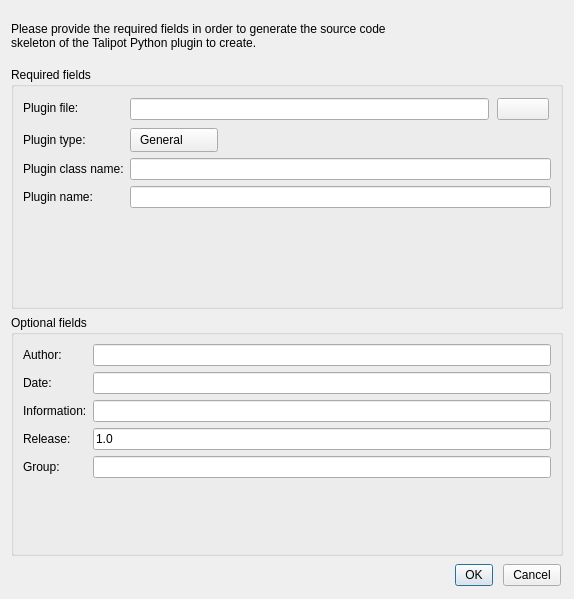
<?xml version="1.0" encoding="UTF-8"?>
<ui version="4.0">
 <class>PythonPluginCreationDialog</class>
 <widget class="QDialog" name="PythonPluginCreationDialog">
  <property name="windowModality">
   <enum>Qt::WindowModal</enum>
  </property>
  <property name="geometry">
   <rect>
    <x>0</x>
    <y>0</y>
    <width>574</width>
    <height>599</height>
   </rect>
  </property>
  <property name="windowTitle">
   <string>Talipot Python plugin creation</string>
  </property>
  <property name="styleSheet">
   <string notr="true">QPushButton, QComboBox {
border-image: url(:/talipot/gui/ui/btn_26.png) 4;
border-width: 4;
padding: 0px 6px;
font-size: 12px;
}
QPushButton::flat {
border-image: none;
border-width: 4;
padding: 0px 6px;
font-size: 12px;
background-color: transparent;
}
QPushButton, QComboBox, QLabel {
color: black;
}
QPushButton:hover, QComboBox:hover {
border-image: url(:/talipot/gui/ui/btn_26_hover.png) 4;
}
QPushButton:disabled, QComboBox::disabled {
color:gray;
}
QPushButton:pressed{
border-image: url(:/talipot/gui/ui/btn_26_pressed.png) 4;
}
QPushButton::menu-indicator{
subcontrol-origin: margin;
subcontrol-position: center right;
right: 4px;
}
QPushButton {
outline: none;
margin: 2
}
QComboBox::down-arrow {
image: url(:/talipot/gui/ui/combobox_arrow.png);
}
QComboBox:drop-down {
subcontrol-origin: padding;
subcontrol-position: top right;
border-left-style: none;
border-top-right-radius: 1px;
border-bottom-right-radius: 1px;
}
#PreferencesDialog {
background-color: white;
border: 0px;
}
QFrame[ section=&quot;true&quot; ] {
border-top: 1px solid #D9D9D9;
padding-top: 20px;
}
QFrame[ subsection = &quot;true&quot; ] {
border-top: 1px solid #D9D9D9;
padding-top: 5px;
background-color: #F4F4F4;
}</string>
  </property>
  <layout class="QVBoxLayout" name="verticalLayout">
   <item>
    <widget class="QLabel" name="label_10">
     <property name="maximumSize">
      <size>
       <width>16777215</width>
       <height>50</height>
      </size>
     </property>
     <property name="text">
      <string>Please provide the required fields in order to generate the source code
skeleton of the Talipot Python plugin to create.</string>
     </property>
    </widget>
   </item>
   <item>
    <widget class="QGroupBox" name="groupBox">
     <property name="title">
      <string>Required fields</string>
     </property>
     <layout class="QFormLayout" name="formLayout_2">
      <property name="fieldGrowthPolicy">
       <enum>QFormLayout::ExpandingFieldsGrow</enum>
      </property>
      <item row="0" column="0">
       <widget class="QLabel" name="label">
        <property name="toolTip">
         <string>the path to the file where the plugin source code will be saved</string>
        </property>
        <property name="text">
         <string>Plugin file: </string>
        </property>
       </widget>
      </item>
      <item row="0" column="1">
       <layout class="QHBoxLayout" name="horizontalLayout">
        <item>
         <widget class="QLineEdit" name="pluginFileName"/>
        </item>
        <item>
         <widget class="QPushButton" name="browseButton">
          <property name="styleSheet">
           <string notr="true">.QWidget, QScrollArea, .QFrame {
background-color: white;
}</string>
          </property>
          <property name="text">
           <string/>
          </property>
          <property name="icon">
           <iconset resource="../../../plugins/perspective/GraphPerspective/resources/GraphPerspective.qrc">
            <normaloff>:/talipot/graphperspective/icons/16/document-open.png</normaloff>:/talipot/graphperspective/icons/16/document-open.png</iconset>
          </property>
         </widget>
        </item>
       </layout>
      </item>
      <item row="1" column="0">
       <widget class="QLabel" name="label_3">
        <property name="toolTip">
         <string>The type of plugin to create</string>
        </property>
        <property name="text">
         <string>Plugin type: </string>
        </property>
       </widget>
      </item>
      <item row="1" column="1">
       <widget class="QComboBox" name="pluginType">
        <item>
         <property name="text">
          <string>General</string>
         </property>
        </item>
        <item>
         <property name="text">
          <string>Layout</string>
         </property>
        </item>
        <item>
         <property name="text">
          <string>Size</string>
         </property>
        </item>
        <item>
         <property name="text">
          <string>Measure</string>
         </property>
        </item>
        <item>
         <property name="text">
          <string>Color</string>
         </property>
        </item>
        <item>
         <property name="text">
          <string>Selection</string>
         </property>
        </item>
        <item>
         <property name="text">
          <string>Import</string>
         </property>
        </item>
        <item>
         <property name="text">
          <string>Export</string>
         </property>
        </item>
       </widget>
      </item>
      <item row="2" column="0">
       <widget class="QLabel" name="label_2">
        <property name="toolTip">
         <string>The name of the Python plugin class</string>
        </property>
        <property name="text">
         <string>Plugin class name:</string>
        </property>
       </widget>
      </item>
      <item row="2" column="1">
       <widget class="QLineEdit" name="pluginClassName"/>
      </item>
      <item row="3" column="0">
       <widget class="QLabel" name="label_4">
        <property name="toolTip">
         <string>The name of the plugin as it will appear in the interface</string>
        </property>
        <property name="text">
         <string>Plugin name:</string>
        </property>
       </widget>
      </item>
      <item row="3" column="1">
       <widget class="QLineEdit" name="pluginName"/>
      </item>
     </layout>
    </widget>
   </item>
   <item>
    <widget class="QGroupBox" name="groupBox_2">
     <property name="title">
      <string>Optional fields</string>
     </property>
     <layout class="QFormLayout" name="formLayout">
      <item row="0" column="0">
       <widget class="QLabel" name="label_5">
        <property name="toolTip">
         <string>The name of the plugin's author</string>
        </property>
        <property name="text">
         <string>Author:</string>
        </property>
       </widget>
      </item>
      <item row="0" column="1">
       <widget class="QLineEdit" name="author"/>
      </item>
      <item row="1" column="0">
       <widget class="QLabel" name="label_6">
        <property name="toolTip">
         <string>The creation date of the plugin</string>
        </property>
        <property name="text">
         <string>Date:</string>
        </property>
       </widget>
      </item>
      <item row="1" column="1">
       <widget class="QLineEdit" name="date"/>
      </item>
      <item row="2" column="0">
       <widget class="QLabel" name="label_7">
        <property name="toolTip">
         <string>Some information about the plugin</string>
        </property>
        <property name="text">
         <string>Information:</string>
        </property>
       </widget>
      </item>
      <item row="2" column="1">
       <widget class="QLineEdit" name="info"/>
      </item>
      <item row="3" column="0">
       <widget class="QLabel" name="label_8">
        <property name="toolTip">
         <string>The version number of the plugin</string>
        </property>
        <property name="text">
         <string>Release:</string>
        </property>
       </widget>
      </item>
      <item row="3" column="1">
       <widget class="QLineEdit" name="release">
        <property name="text">
         <string>1.0</string>
        </property>
       </widget>
      </item>
      <item row="4" column="0">
       <widget class="QLabel" name="label_9">
        <property name="toolTip">
         <string>The plugin can be added to a group (will appear in a sub-menu in the interface)</string>
        </property>
        <property name="text">
         <string>Group: </string>
        </property>
       </widget>
      </item>
      <item row="4" column="1">
       <widget class="QLineEdit" name="group"/>
      </item>
     </layout>
    </widget>
   </item>
   <item>
    <widget class="QDialogButtonBox" name="buttonBox">
     <property name="standardButtons">
      <set>QDialogButtonBox::Cancel|QDialogButtonBox::Ok</set>
     </property>
    </widget>
   </item>
  </layout>
 </widget>
 <resources>
  <include location="../../../plugins/perspective/GraphPerspective/resources/GraphPerspective.qrc"/>
 </resources>
 <connections>
  <connection>
   <sender>buttonBox</sender>
   <signal>accepted()</signal>
   <receiver>PythonPluginCreationDialog</receiver>
   <slot>accept()</slot>
   <hints>
    <hint type="sourcelabel">
     <x>286</x>
     <y>556</y>
    </hint>
    <hint type="destinationlabel">
     <x>286</x>
     <y>290</y>
    </hint>
   </hints>
  </connection>
  <connection>
   <sender>buttonBox</sender>
   <signal>rejected()</signal>
   <receiver>PythonPluginCreationDialog</receiver>
   <slot>reject()</slot>
   <hints>
    <hint type="sourcelabel">
     <x>286</x>
     <y>556</y>
    </hint>
    <hint type="destinationlabel">
     <x>286</x>
     <y>290</y>
    </hint>
   </hints>
  </connection>
 </connections>
</ui>
